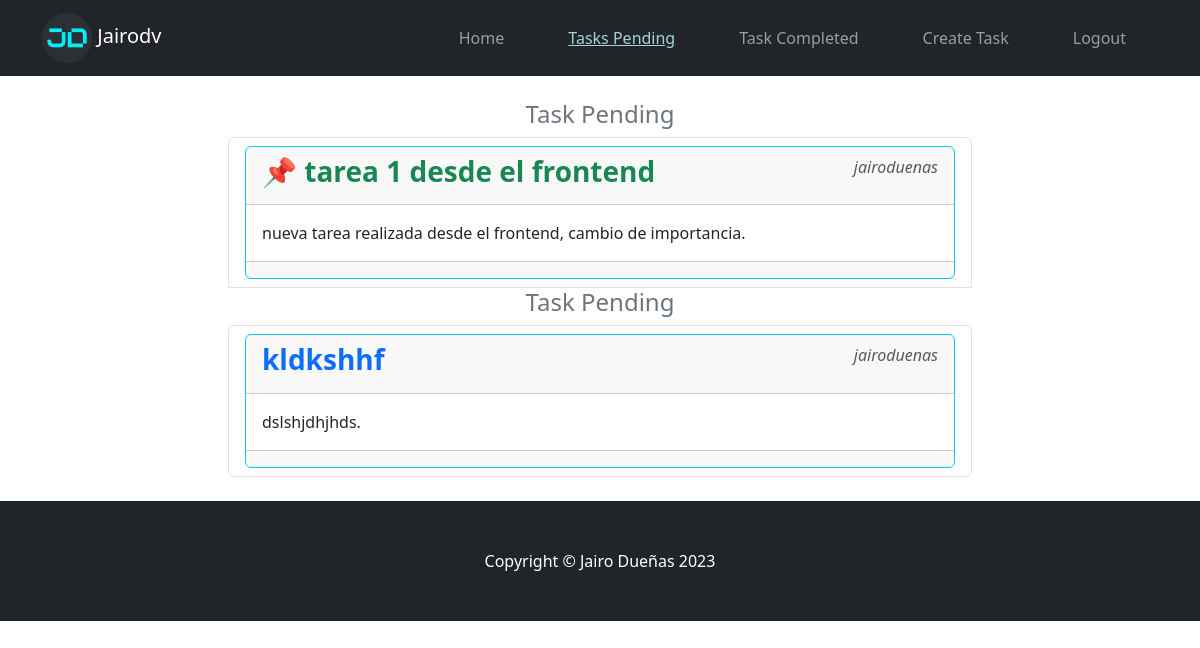
Page /tasks/ (signed in) on the earlier database version.
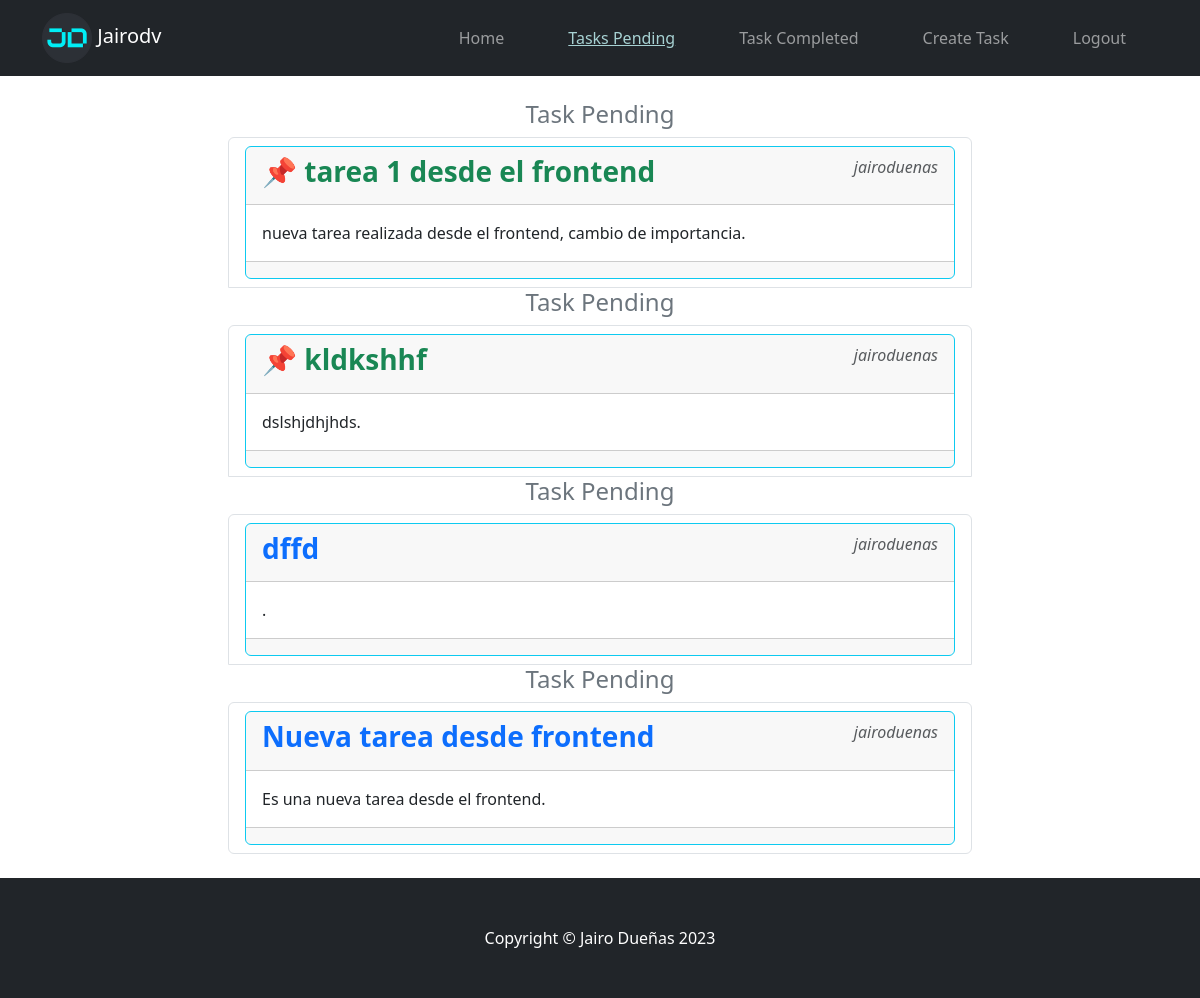
Same page on the later database version.
### tasks/models.py (models this page shows, shortened)
class Task(models.Model):
  title = models.CharField(max_length=200)
  description = models.TextField(blank=True)
  created = models.DateTimeField(auto_now_add=True)
  datecompleted = models.DateTimeField(null=True, blank=True)
  important = models.BooleanField(default=False)
  user = models.ForeignKey(User, on_delete=models.CASCADE)
  class Meta:
    verbose_name='task'
    verbose_name_plural='tasks'

### tasks/views.py (the view)
# urls.py: path('tasks/', views.tasks, name='tasks'),
@login_required
def tasks(request):
  tasks = Task.objects.filter(user=request.user, datecompleted__isnull=True)
  return render(request, 'tasks/tasks.html', {'tasks':tasks})

### tasks/templates/tasks/tasks.html (shortened to what this page needs)
{% extends 'base.html' %}
{% load static %}
{% block content %}
<main class="container">
  <div class="col-md-8 offset-md-2 py-4">
    {% for task in tasks %}
    {% if task.datecompleted %}
    <h3 class="text-center fs-4 text text-secondary">Task Completed</h3>
    {% else %}
    <h3 class="text-center fs-4 text-secondary">Task Pending</h3>
    {% endif %}
    <ul class="list-group">
      <li class="list-group-item">
        <div class="card bg-transparent border-info">
          <div class="card-header d-flex justify-content-between">
            <a class="text-decoration-none" href="{% url 'task_detail' task.id %}">
              {% if task.important %}
              <h3 class="fw-bold text-success">📌 {{task.title}}</h3>
              {% else %}
              <h3 class="fw-bold">{{task.title}}</h3>
              {% endif %}
            </a>
            <p class=" text-body-secondary fst-italic">{{task.user.username}}</p>
          </div>
          <div class="card-body ">
            <p class="card-text">{{task.description}}.</p>
          </div>
          <div class="card-footer text-body-secondary">
          </div>
        </div>
      </li>
      {% endfor %}
    </ul>
  </div>
</main>
{% endblock content %}

### tasks/templates/base.html (shortened to what this page needs)
<!DOCTYPE html>
<html lang="en">
<head>
  {% load static %}
  {% block head %}
  <link rel="stylesheet" href="https://cdn.jsdelivr.net/npm/bootstrap@5.3.0-alpha1/dist/css/bootstrap.min.css">
  <link href="{% static 'css/navbar.css' %}" rel="stylesheet">
  {% endblock head %}
</head>
<body>
  {% include 'layouts/navbar.html' %}
  {% block content %}
  {% endblock content %}
  {% include 'layouts/footer.html' %}
</body>
</html>

### tasks/templates/layouts/navbar.html (shortened to what this page needs)
{% load static %}
{% block navbar %}
<nav class="navbar navbar-expand-lg navbar-dark bg-dark" id="mainNav">
  <div class="container">
    <a class="navbar-brand" href="{% url 'home' %}">
      <img src="{% static 'img/logo.png' %}" alt="Logo" width="50" height="50" class="d-inline-block align-text-center">
      Jairodv
    </a>
    <div class="collapse navbar-collapse" id="navbarResponsive">
      <ul class="navbar-nav ms-auto mb-2 mb-lg-0">
        <li class="nav-item {% if request.path == '/' %}active{% endif %} px-lg-4"><a class="nav-link"
            href="{% url 'home' %}">Home</a>
        </li>
        {% if user.is_authenticated %}
        <li class="nav-item {% if request.path == '/tasks/' %}active{% endif %} px-lg-4"><a class="nav-link"
            href="{% url 'tasks' %}">Tasks Pending</a>
        </li>
        <li class="nav-item {% if request.path == '/tasks_completed/' %}active{% endif %} px-lg-4">
          <a class="nav-link" href="{% url 'tasks_completed' %}">Task Completed</a>
        </li>
        <li class="nav-item {% if request.path == '/tasks_create/' %}active{% endif %} px-lg-4">
          <a class="nav-link" href="{% url 'task_create' %}">Create Task</a>
        </li>
        <li class="nav-item {% if request.path == '/logout/' %}active{% endif %} px-lg-4"><a class="nav-link"
            href="{% url 'logout' %}">Logout</a>
        </li>
        {% endif %}
      </ul>
    </div>
  </div>
</nav>
{% endblock navbar %}

### tasks/templates/layouts/footer.html
{% load static %}
{% block footer %}
<footer class="py-5 bg-dark">
  <div class="container px-5">
    <p class="m-0 text-center text-white">Copyright &copy; Jairo Dueñas 2023</p>
  </div>
</footer>
{% endblock footer %}

### tasks/static/css/navbar.css (style rules this page uses)
.nav-item.active .nav-link { color: #a7d2d3; text-decoration: underline; }

Differences in the rows shown:
changed Task "kldkshhf": important False → True (drawn)
added Task: shows "Task Pending", title "dffd", user.username "jairoduenas"
added Task: shows "Task Pending", title "Nueva tarea desde frontend", user.username "jairoduenas", description "Es una nueva tarea desde el frontend"
